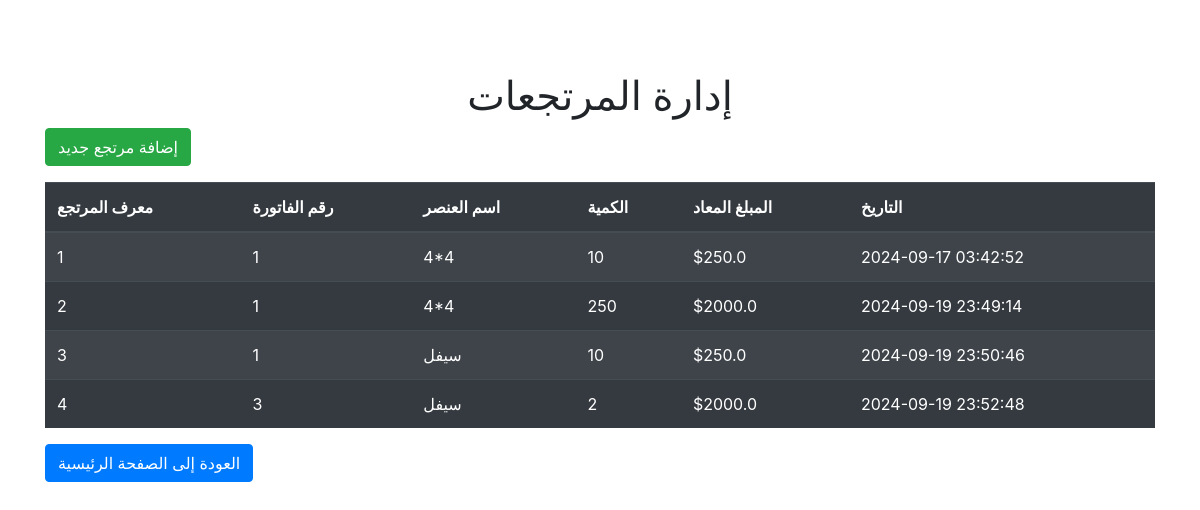
The page /returns on the database its author committed.
### app.py (models this page shows, shortened)
class Return(db.Model):
    __tablename__ = 'return'
    id = db.Column(db.Integer, primary_key=True)
    invoice_id = db.Column(db.Integer, db.ForeignKey('invoice.id'), nullable=False)
    date = db.Column(db.DateTime, default=datetime.utcnow)
    item_name = db.Column(db.String(100), nullable=False)
    amount = db.Column(db.Integer, nullable=False)
    amount_returned = db.Column(db.Float, nullable=False)
    invoice = db.relationship('Invoice', backref=db.backref('returns', lazy=True))

### app.py (the view)
@app.route('/returns')
def list_returns():
    returns = Return.query.all()
    return render_template('list_returns.html', returns=returns)

### templates/list_returns.html (shortened to what this page needs)
<!DOCTYPE html>
<html lang="ar">
<head>
    <link href="{{ url_for('static', filename='css/custom.css') }}" rel="stylesheet">
    <link href="https://stackpath.bootstrapcdn.com/bootstrap/4.5.2/css/bootstrap.min.css" rel="stylesheet">
</head>
<body>
<div class="container">
    <h1 class="text-center">إدارة المرتجعات</h1>
    <a href="{{ url_for('add_return') }}" class="btn btn-success mb-3">إضافة مرتجع جديد</a>
    <table class="table table-hover table-dark table-striped">
        <thead>
        <tr>
            <th>معرف المرتجع</th>
            <th>رقم الفاتورة</th>
            <th>اسم العنصر</th>
            <th>الكمية</th>
            <th>المبلغ المعاد</th>
            <th>التاريخ</th>
        </tr>
        </thead>
        <tbody>
        {% for return in returns %}
            <tr>
                <td>{{ return.id }}</td>
                <td>{{ return.invoice_id }}</td>
                <td>{{ return.item_name }}</td>
                <td>{{ return.amount }}</td>
                <td>${{ return.amount_returned }}</td>
                <td>{{ return.date.strftime('%Y-%m-%d %H:%M:%S') }}</td>
            </tr>
        {% endfor %}
        </tbody>
    </table>
    <a href="{{ url_for('home') }}" class="btn btn-primary mb-3">العودة إلى الصفحة الرئيسية</a>
</div>
</body>
</html>

### static/css/custom.css (style rules this page uses)
.table-dark { background-color: #454d55; }
.btn-success { background-color: #28a745; border-color: #28a745; }
.btn-success { background-color: #28a745; border-color: #28a745; font-size: 1.1rem; padding: 10px 20px; border-radius: 5px; }

### templates/list_returns.html (style rules this page uses)
body { background: url('https://www.transparenttextures.com/patterns/geometry.png') repeat; }

### rows shown on the page
Return: id "1", invoice_id "1", item_name "4*4", amount "10", amount_returned "250.0", date "2024-09-17 03:42:52"
Return: id "2", invoice_id "1", item_name "4*4", amount "250", amount_returned "2000.0", date "2024-09-19 23:49:14"
Return: id "3", invoice_id "1", item_name "سيفل", amount "10", amount_returned "250.0", date "2024-09-19 23:50:46"
Return: id "4", invoice_id "3", item_name "سيفل", amount "2", amount_returned "2000.0", date "2024-09-19 23:52:48"
